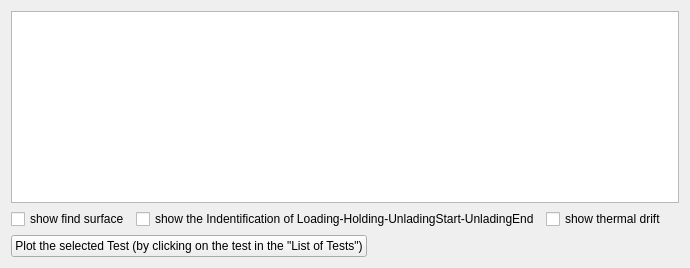
                    <widget class="QWidget" name="tab_10">
                     <attribute name="title">
                      <string>inclusive of frame compliance</string>
                     </attribute>
                     <layout class="QGridLayout" name="gridLayout_21">
                      <item row="1" column="0" colspan="5">
                       <widget class="QGraphicsView" name="graphicsView_load_depth_tab_inclusive_frame_stiffness_tabTipRadius_FrameStiffness">
                        <property name="sizePolicy">
                         <sizepolicy hsizetype="Minimum" vsizetype="Minimum">
                          <horstretch>0</horstretch>
                          <verstretch>0</verstretch>
                         </sizepolicy>
                        </property>
                       </widget>
                      </item>
                      <item row="2" column="0">
                       <widget class="QCheckBox" name="checkBox_showFindSurface_tab_inclusive_frame_stiffness_tabTipRadius_FrameStiffness">
                        <property name="sizePolicy">
                         <sizepolicy hsizetype="Maximum" vsizetype="Fixed">
                          <horstretch>0</horstretch>
                          <verstretch>0</verstretch>
                         </sizepolicy>
                        </property>
                        <property name="text">
                         <string>show find surface</string>
                        </property>
                       </widget>
                      </item>
                      <item row="4" column="0" colspan="4">
                       <widget class="QPushButton" name="pushButton_plot_chosen_test_tab_inclusive_frame_stiffness_tabTipRadius_FrameStiffness">
                        <property name="sizePolicy">
                         <sizepolicy hsizetype="Maximum" vsizetype="Maximum">
                          <horstretch>0</horstretch>
                          <verstretch>0</verstretch>
                         </sizepolicy>
                        </property>
                        <property name="text">
                         <string>Plot the selected Test (by clicking on the test in the &quot;List of Tests&quot;)</string>
                        </property>
                       </widget>
                      </item>
                      <item row="2" column="1">
                       <widget class="QCheckBox" name="checkBox_iLHU_inclusive_frame_stiffness_tabTipRadius_FrameStiffness">
                        <property name="sizePolicy">
                         <sizepolicy hsizetype="Maximum" vsizetype="Fixed">
                          <horstretch>0</horstretch>
                          <verstretch>0</verstretch>
                         </sizepolicy>
                        </property>
                        <property name="text">
                         <string>show the Indentification of Loading-Holding-UnladingStart-UnladingEnd</string>
                        </property>
                       </widget>
                      </item>
                      <item row="2" column="2">
                       <widget class="QCheckBox" name="checkBox_showThermalDrift_tab_inclusive_frame_stiffness_tabTipRadius_FrameStiffness">
                        <property name="sizePolicy">
                         <sizepolicy hsizetype="Maximum" vsizetype="Maximum">
                          <horstretch>0</horstretch>
                          <verstretch>0</verstretch>
                         </sizepolicy>
                        </property>
                        <property name="text">
                         <string>show thermal drift</string>
                        </property>
                       </widget>
                      </item>
                     </layout>
                    </widget>
